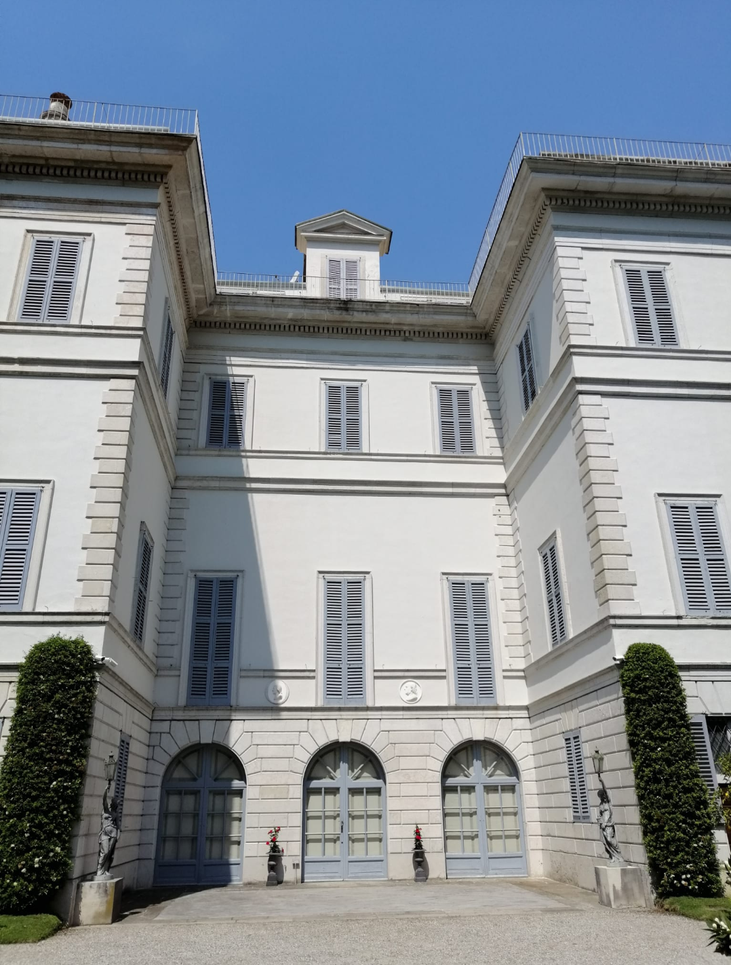
%> input picture villa.png, 731 x 965 px, shrunk from 1078 x 1424 before the run
$ octave F1FeatureExtraction.m   (GNU Octave 9; MATLAB toolbox functions it lacks are replaced by stand-ins)
%> lines starting %> are read from the running program, lines starting %| are printed output that depends on the picture; in (x1, y1, x2, y2) boxes, pixels count from 0 and x2, y2 are one past the last pixel; in counts of white or black regions, pixels touching at a corner belong together; the program's own positions count from 1
%% ######## F1 Feature extraction ########
clear, close all, clear HX;
img = imread('villa.png');
%> img is the input picture: size 965x731x3 uint8; mean R, G, B 130.4, 139.6, 148.8
% converts image's values in double notation
img = im2double(img);
%> img: size 965x731x3 double


% Histogram equalization
% converts the 3 channels image to one channel image
img_edge = img;
img_edge = rgb2gray(img_edge);
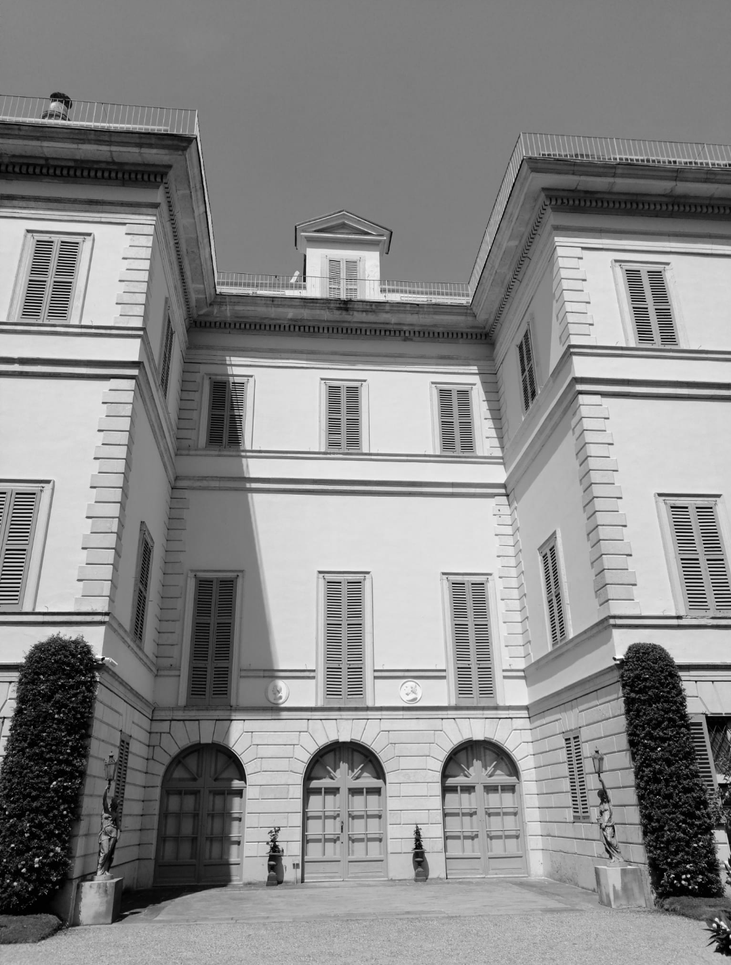
%> img_edge: size 965x731 double; min 0, max 1, mean 0.541

% applies the adaptive histogram equalization
img_edge = adapthisteq(img_edge);
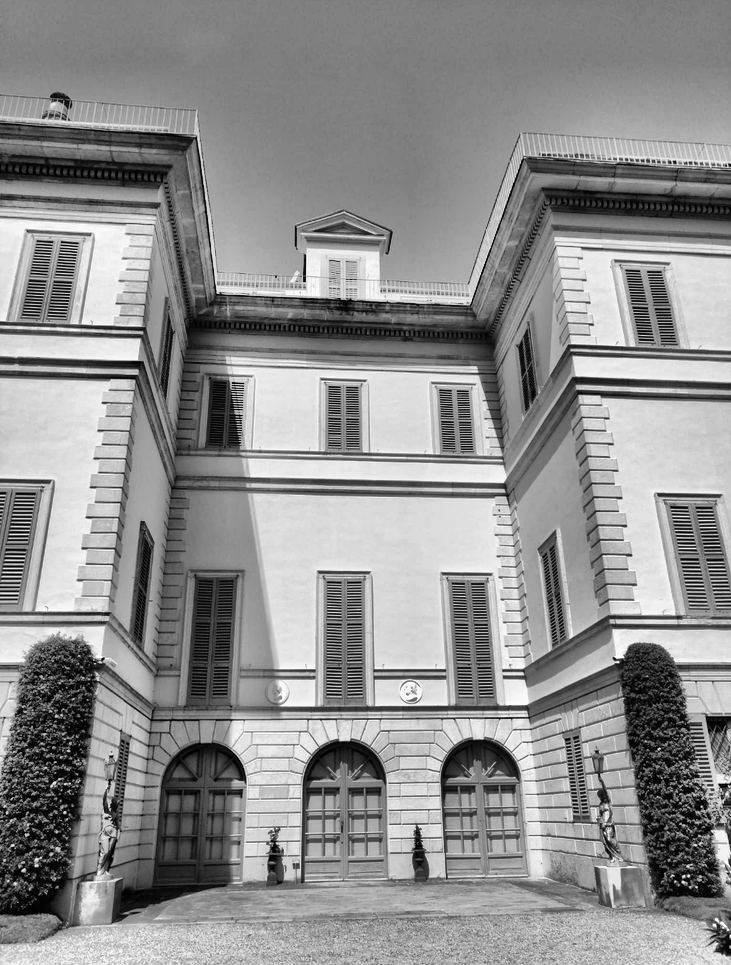
%> img_edge: size 965x731 double; min 0, max 1, mean 0.562

% applies the canny algorithm
edges = edge(img_edge, 'canny', [0.1, 0.2], 3);
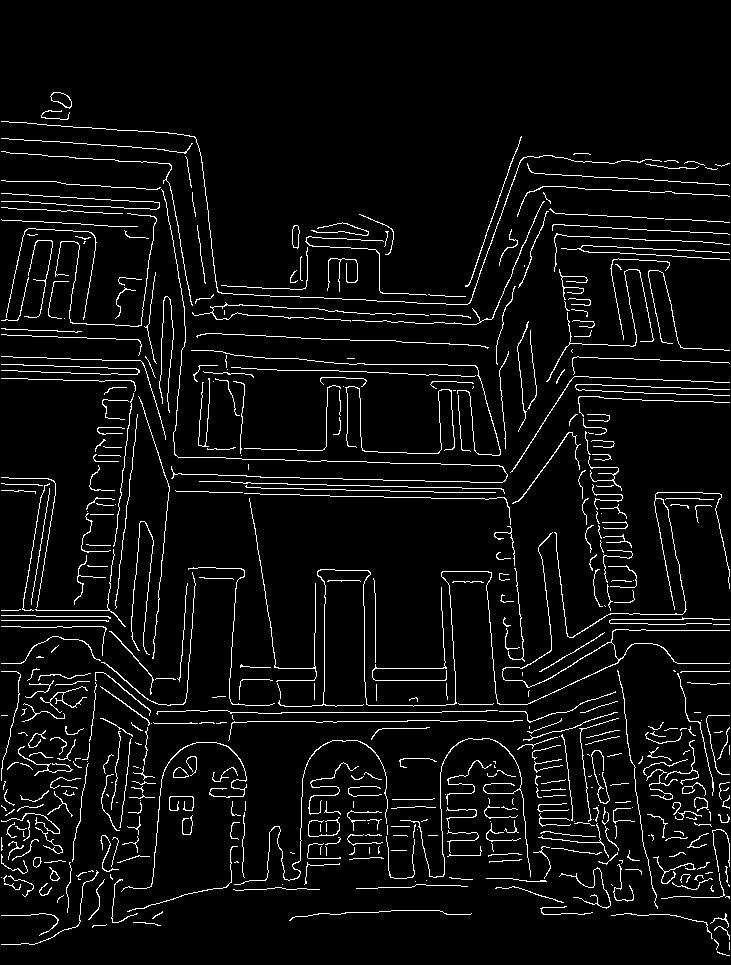
%> edges: size 965x731 logical; 5.3% white in thin lines or dots, all inside (x1, y1, x2, y2) = (1, 92, 730, 956)
imshow(edges);

% Detecting lines
% applies the Hough transformation
[H,T,R] = hough(edges, "Theta", (-90:0.5:89), 'RhoResolution', 1);
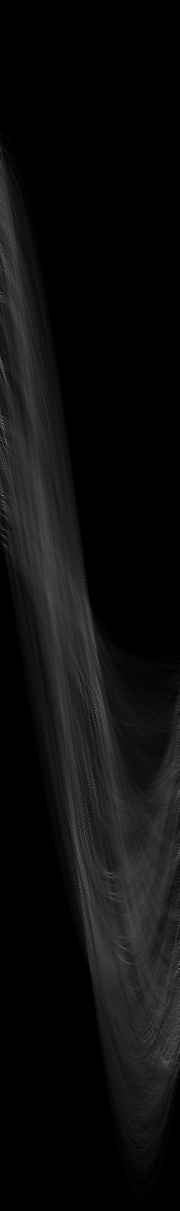
%> H: size 2421x359 double (shown at 1/2 size); min 0, max 291, mean 15.5; drawn with min black and max white
%> T = 359 values from -90 to 89; R = 2421 values from -1210 to 1210
% selects the peaks in the parameters plane
P = houghpeaks(H, 100,'threshold', ceil(0.1*max(H(:))), "NHoodSize", [15,15]);
%> P = 100 rows, first 12: [1390 195; 759 4; 725 4; 742 4; 499 1; 856 6; 490 1; 1426 192; 991 7; 1725 164; 848 6; 1541 182]

% searches the segments lines in the image given the peak lines
lines = houghlines(edges, T, R, P,'FillGap', 8,'MinLength', 25);
%> lines = 152 lines; longest, point1 to point2 (x, y): (246, 476) to (273, 641), (510, 508) to (525, 668), (282, 713) to (442, 713), (248, 722) to (408, 722), (470, 303) to (522, 161), (254, 520) to (277, 668)

figure; imshow(img_edge), hold on;
draw_lines(lines);
%> the loop in draw_lines, `for k = 1:length(lines)` made 152 passes
%> xy on passes 1 to 3: [95 456; 126 456], [179 458; 205 458], [227 459; 307 461]
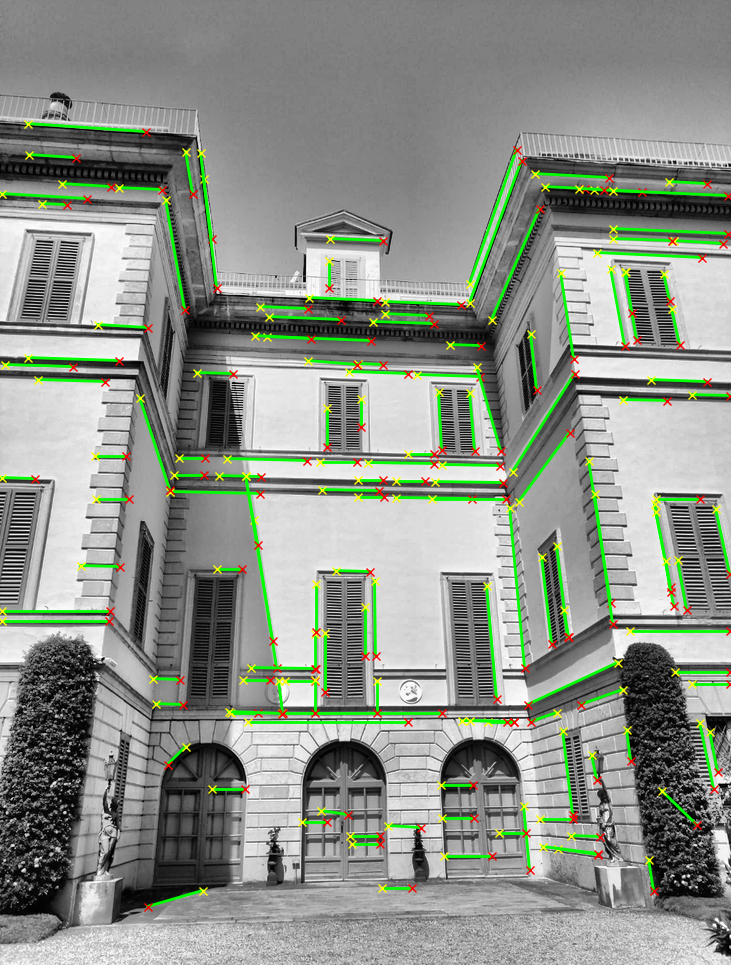
%> figure redrawn from the program's plot data


% Features detection
img_corners = img;
% converts the image to gray scale
img_corners = rgb2gray(img_corners);
% applies the histogram equalization
img_corners = adapthisteq(img_corners);

% applies the SURF algorithm
%> the run ends on the next line
corners = detectSURFFeatures(img_corners);
% [6 lines not run here, left out]
function draw_lines(lines)
    for k = 1:length(lines)
        xy = [lines(k).point1; lines(k).point2];
        plot(xy(:,1),xy(:,2),'LineWidth',2,'Color','green');

        % Plot beginnings and ends of lines
        plot(xy(1,1),xy(1,2),'x','LineWidth',2,'Color','yellow');
        plot(xy(2,1),xy(2,2),'x','LineWidth',2,'Color','red');
    end
end

$ run again, with affineRectHorizontalCrop.jpg saved as villa.png
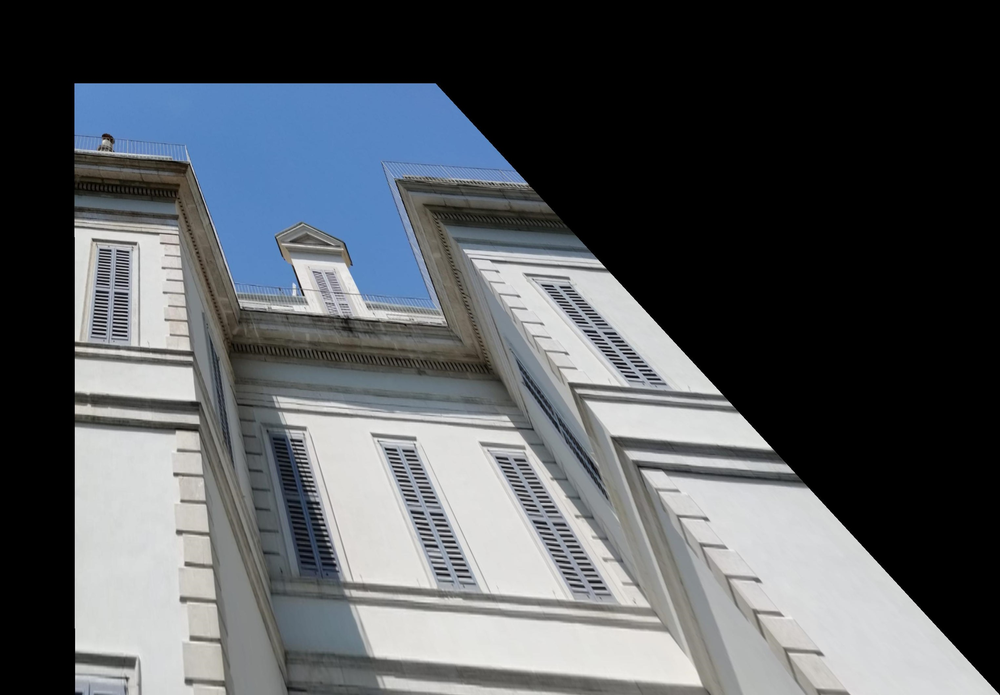
%> input picture affineRectHorizontalCrop.jpg, 1000 x 695 px, shrunk from 3050 x 2119 before the run
%> img is the input picture: size 695x1000x3 uint8; mean R, G, B 83.8, 87.8, 92
%> img: size 695x1000x3 double
%> `edges = edge(img_edge, 'canny', [0.1, 0.2], 3);`:
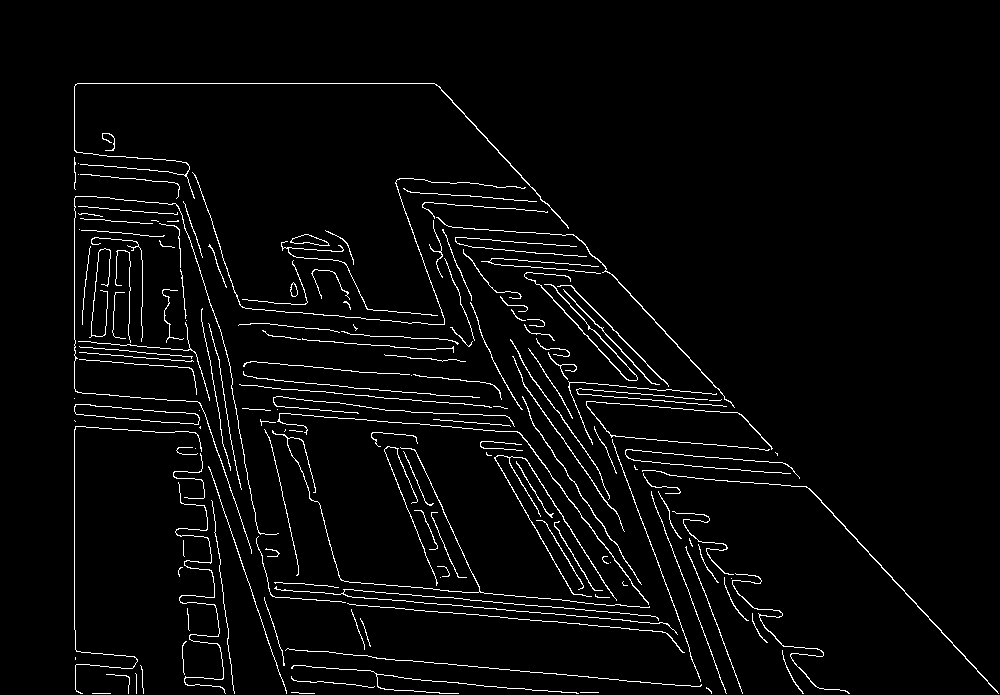
%> edges: size 695x1000 logical; 3.3% white in thin lines or dots, all inside (x1, y1, x2, y2) = (74, 83, 999, 694)
%> T = 359 values from -90 to 89; R = 2435 values from -1217 to 1217
%> P = 100 rows, first 12: [1292 181; 1135 1; 1484 96; 655 11; 647 11; 880 11; 1476 95; 1263 143; 856 11; 1637 140; 601 12; 669 11]
%> lines = 157 lines; longest, point1 to point2 (x, y): (78, 84) to (435, 84), (350, 605) to (663, 632), (360, 598) to (638, 622), (822, 503) to (998, 692), (613, 275) to (778, 455), (209, 467) to (287, 694)
%> the loop in draw_lines, `for k = 1:length(lines)` made 157 passes
%> xy on passes 1 to 3: [75 87; 75 173], [75 199; 75 389], [75 430; 75 630]
%> `draw_lines(lines);`:
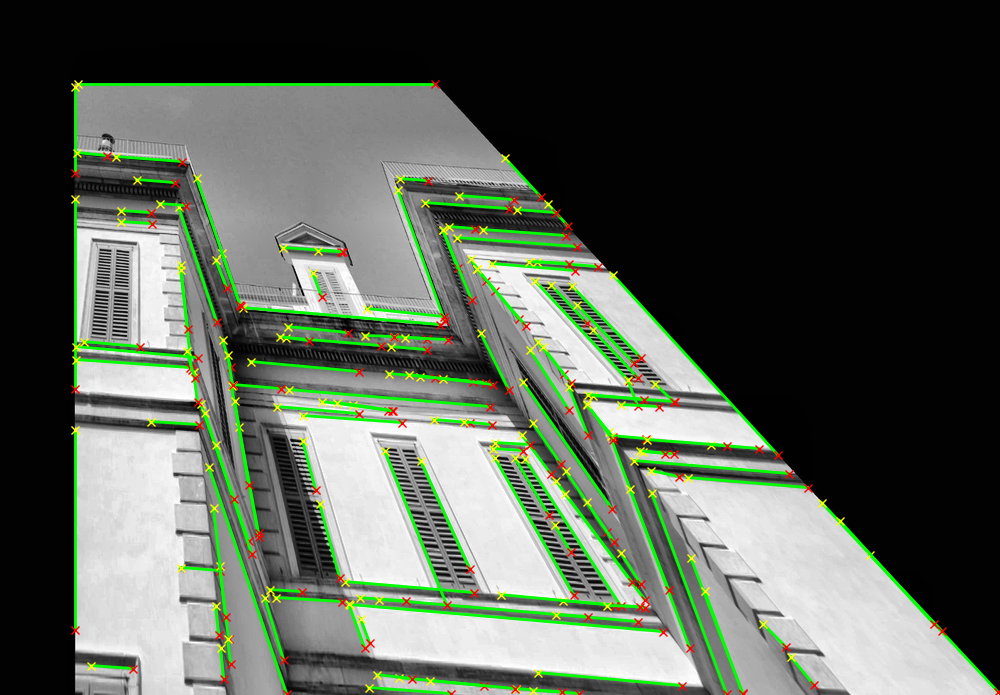
%> figure redrawn from the program's plot data
